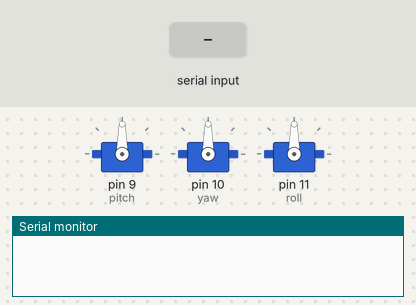
Recording of a sketch running on a simulated Arduino Uno, built with avr-gcc and run on an emulated ATmega328P. Shown: 3 × servo, the last lines printed to the serial monitor. The test bench sets the inputs (shaded band).

Above: at 1.2 s.
1.3 s: "90,45,200\n" received over Serial
At 2.7 s:
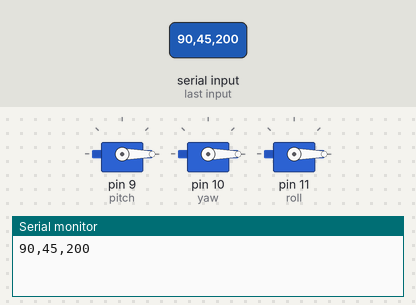
Timing chart, 0 to 4.3 s (numbered marks = the images above; inputs shaded):
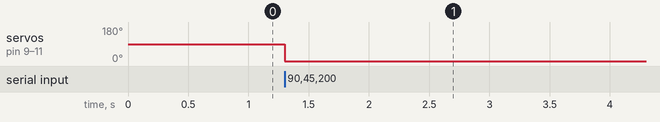

Measured:
- after the input at 1.3 s, servo on pin 9 (pitch), servo on pin 10 (yaw), servo on pin 11 (roll): 90° → 0° at once

The sketch:

servo_controller.ino
```cpp
#include <Servo.h>

Servo pitch;
Servo yaw;
Servo roll;

int pitchdata;
int yawdata;
int rolldata;

int rcv = 0;

void setup()
{
  //attaching the different servos to pyhsical pins on the MCU
  pitch.attach(9);
  yaw.attach(10);
  roll.attach(11);
  // Setting a BAUD-rate
  Serial.begin(115200);
}

void loop()
{
  while (Serial.available()){
    pitchdata = Serial.parseInt();
    yawdata = Serial.parseInt();
    rolldata = Serial.parseInt();

    if (Serial.read() == '\n') {
      String s = String(String(pitchdata,DEC) + "," + String(yawdata,DEC) + "," + String(rolldata,DEC) +String('\n'));
      Serial.println(s);
    }
    pitch.writeMicroseconds(pitchdata);
    yaw.writeMicroseconds(yawdata);
    roll.writeMicroseconds(rolldata);
  }
}
```
